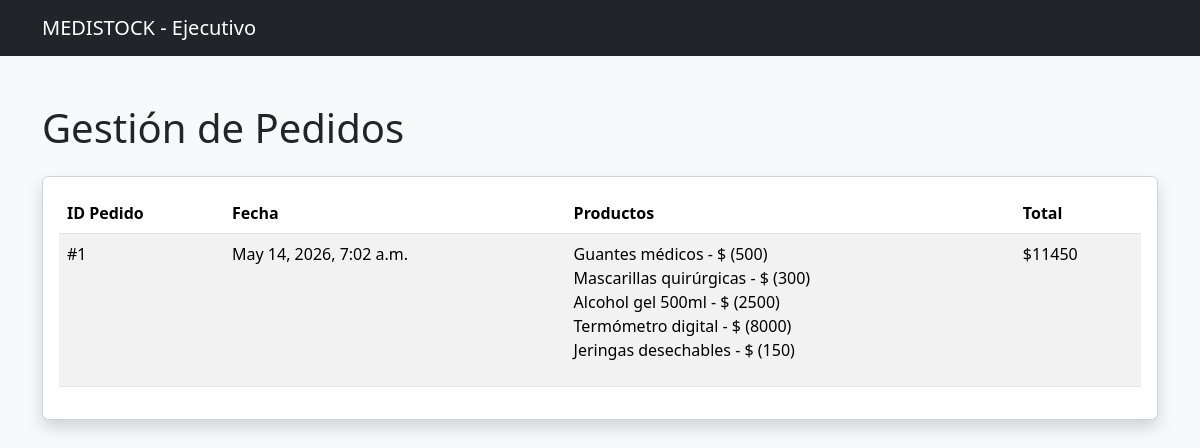
Before: /ejecutivo/ with the older database file.
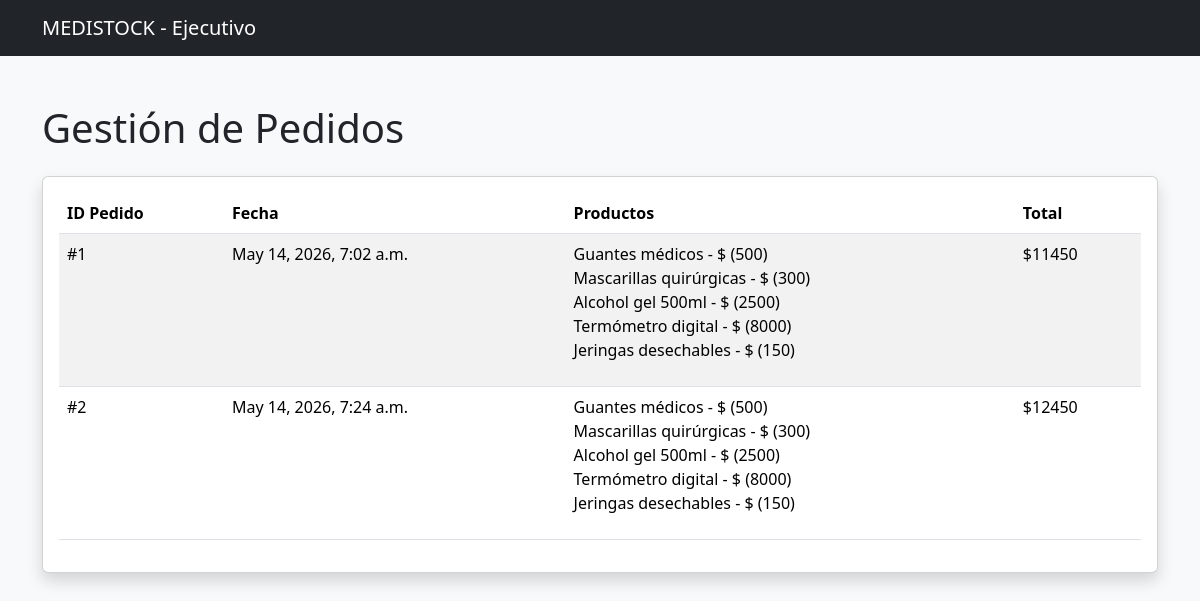
After: the same page with the newer database file.
### core/models.py (models this page shows)
class Pedido(models.Model):
    usuario = models.ForeignKey(Usuario, on_delete=models.CASCADE)
    estado = models.CharField(max_length=50)
    productos = models.ManyToManyField(Producto)
    fecha = models.DateTimeField(auto_now_add=True)
    total = models.IntegerField()

class Producto(models.Model):
    nombre = models.CharField(max_length=100)
    precio = models.IntegerField()
    stock = models.IntegerField()
    imagen = models.URLField(blank=True, null=True)

### core/views.py (the view)
# urls.py: path('ejecutivo/', views.ejecutivo_view, name="ejecutivo"),
def ejecutivo_view(request):
    productos = Producto.objects.all()
    pedidos = Pedido.objects.all()
    return render(request, "ejecutivo.html", {"productos": productos, "pedidos": pedidos})

### core/templates/ejecutivo.html (shortened to what this page needs)
<!DOCTYPE html>
<html lang="es">
<head>
    <link href="https://cdn.jsdelivr.net/npm/bootstrap@5.3.3/dist/css/bootstrap.min.css" rel="stylesheet">
</head>
<body class="bg-light">
<nav class="navbar navbar-dark bg-dark">
    <div class="container">
        <a class="navbar-brand" href="#">MEDISTOCK - Ejecutivo</a>
    </div>
</nav>
<div class="container mt-5">
    <h1 class="mb-4">Gestión de Pedidos</h1>
    <div class="card shadow">
        <div class="card-body">
            <table class="table table-striped">
                <thead>
                    <tr>
                        <th>ID Pedido</th>
                        <th>Fecha</th>
                        <th>Productos</th>
                        <th>Total</th>
                    </tr>
                </thead>
                <tbody>
                    {% for pedido in pedidos %}
                    <tr>
                        <td>#{{ pedido.id }}</td>
                        <td>{{ pedido.fecha }}</td>
                        <td>
                            <ul class="list-unstyled">
                                {% for producto in pedido.productos.all %}
                                <li>{{ producto.nombre }} - $ ({{ producto.precio }})</li>
                                {% endfor %}
                            </ul>
                        </td>
                        <td>${{ pedido.total }}</td>
                    </tr>
                    {% empty %}
                    <tr>
                        <td colspan="2">No hay pedidos registrados</td>
                    </tr>
                    {% endfor %}
                </tbody>
            </table>
        </div>
    </div>
</div>
</body>
</html>

Changed rows visible on the page:
added Pedido: id "2", fecha "May 14, 2026, 7:24 a.m.", total "12450", Producto (nombre "Guantes médicos", precio "500"), Producto (nombre "Mascarillas quirúrgicas", precio "300"), Producto (nombre "Alcohol gel 500ml", precio "2500"), Producto (nombre "Termómetro digital", precio "8000"), Producto (nombre "Jeringas desechables", precio "150")
